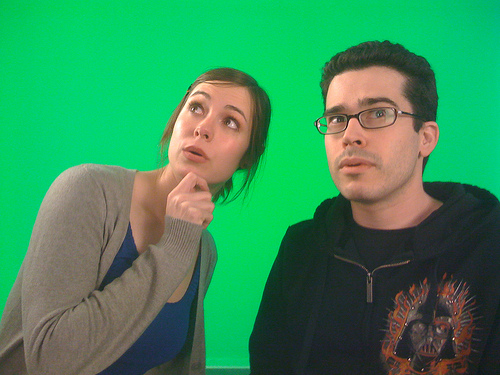
#> input picture assignment1/q1/greenscreen.jpg, 500 x 375 px
$ python qst1.py
#> lines starting #> are read from the running program, lines starting #| are printed output that depends on the picture; after the words box and inside, x2 and y2 are one past the last pixel; in counts of white or black regions, pixels touching at a corner belong together; pictures that were not available may be replaced by others from this repository, and a replacement may not be noted
import numpy as np
from PIL import Image

def remove_greenscreen():
    # Load images
    fg = np.array(Image.open('greenscreen.jpg').convert('RGB'))
#> fg is the input picture: shape (375, 500, 3); mean R, G, B 56.1, 140.7, 88.5
    bg = np.array(Image.open('background.png').convert('RGB').resize(Image.open('greenscreen.jpg').size))
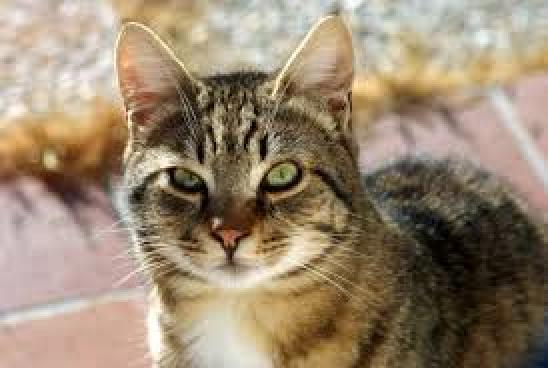
#> input picture assignment1/q4/resized_image.jpg, 548 x 368 px, given in place of background.png, which was not available
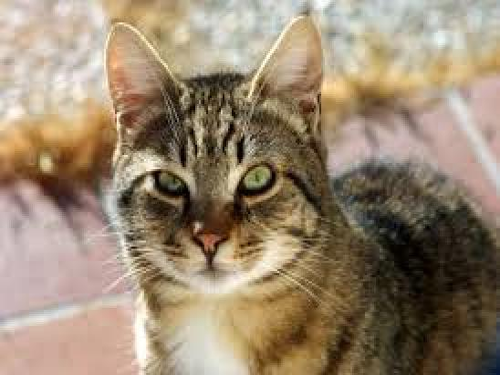
#> bg: shape (375, 500, 3); mean R, G, B 153, 134.9, 112.2

    # Create mask
    mask = (fg[:,:,1] >= 160) & (fg[:,:,0] < 60)
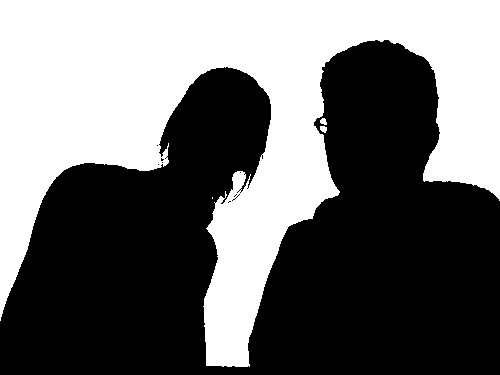
#> mask: shape (375, 500) bool; 43.1% white; 4 white regions (1 under 20 px), largest, box (x1, y1, x2, y2) and area: (0, 0, 500, 367) 80750, (320, 126, 327, 133) 38, (320, 118, 327, 125) 36

    # Combine foreground and background
    result = np.where(mask[:,:,np.newaxis], bg, fg)
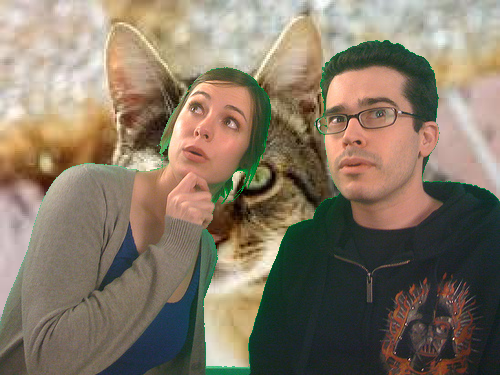
#> result: shape (375, 500, 3); mean R, G, B 133.5, 120.2, 102.5

    # Save result
    Image.fromarray(result).save('output.png')

     # Save mask
    mask_image = Image.fromarray((mask * 255).astype(np.uint8))
    mask_image.save('mask.jpg')

remove_greenscreen()
